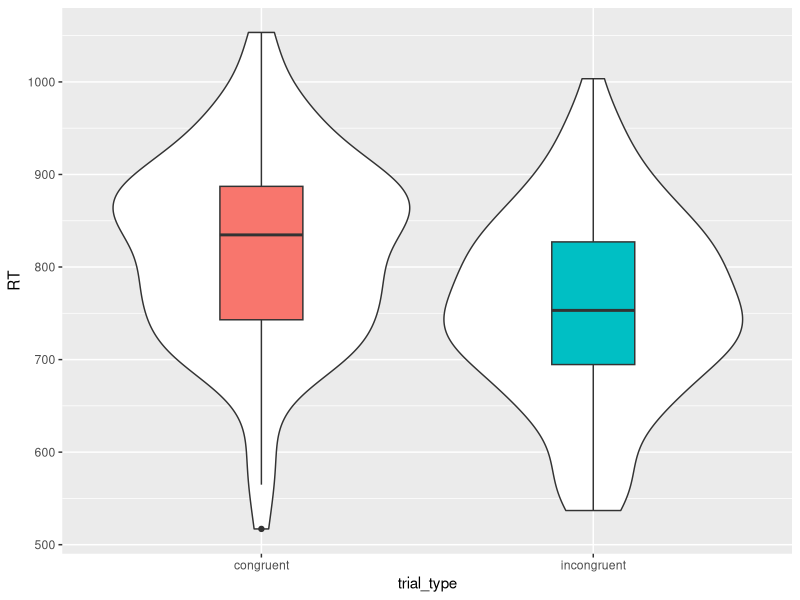
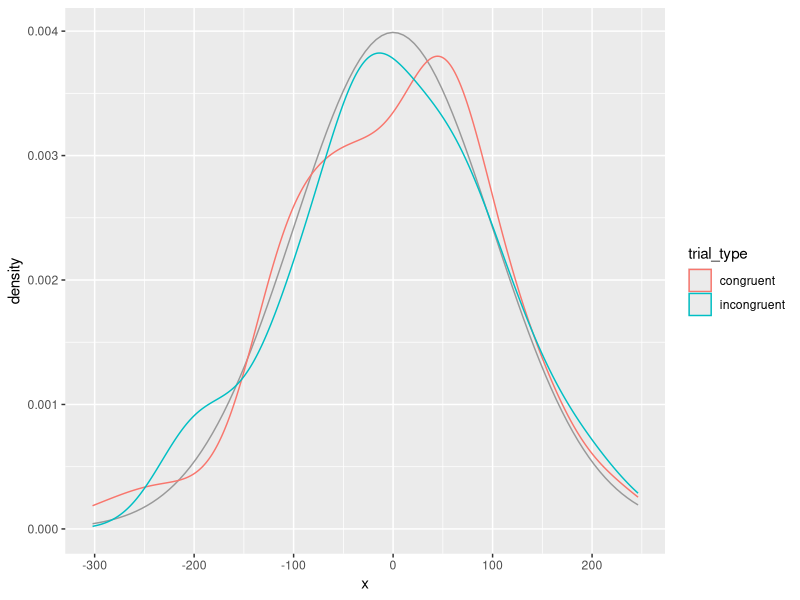
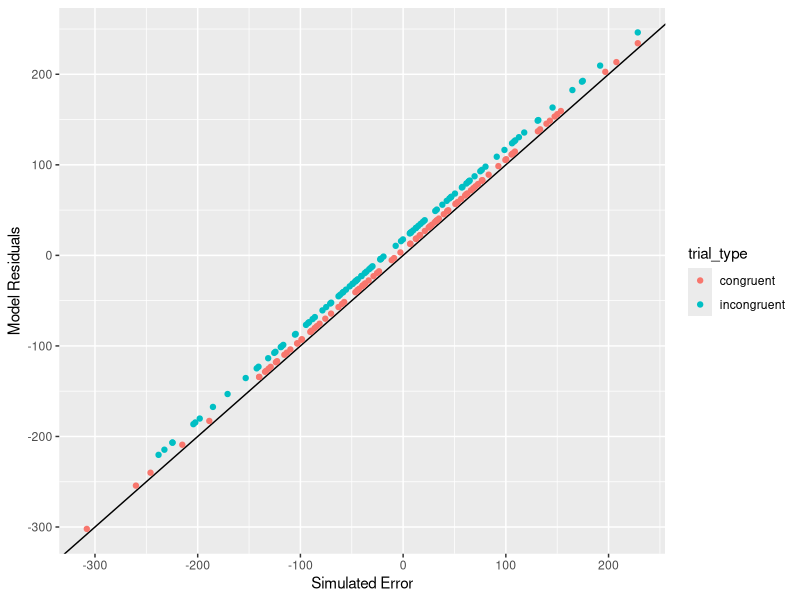
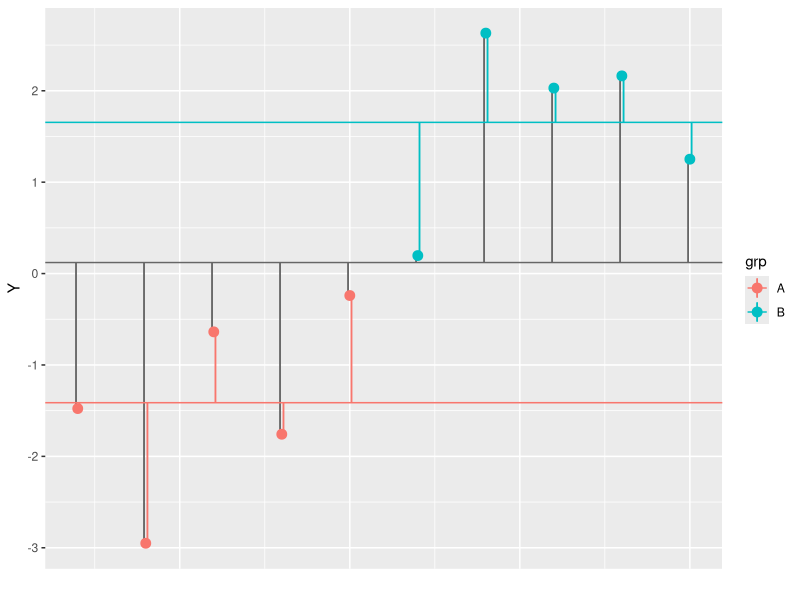

Write R code to recreate these figures, in order.
## ---- chunk 1
# libraries needed for these examples
library(tidyverse)
library(broom)
set.seed(30250) # makes sure random numbers are reproducible
## ---- chunk 2
n_per_grp <- 100
mu <- 800 # average RT
effect <- 50 # average difference between congruent and incongruent trials
error_sd <- 100 # standard deviation of the error term
trial_types <- c("congruent" = 0.5, "incongruent" = -0.5) # effect code
## ---- chunk 3
dat <- data.frame(
  trial_type = rep(names(trial_types), each = n_per_grp)
) %>%
  mutate(
    trial_type.e = recode(trial_type, !!!trial_types),
    error = rnorm(nrow(.), 0, error_sd),
    RT = mu + effect*trial_type.e + error
  )
## ---- chunk 4
ggplot(dat, aes(trial_type, RT)) + 
  geom_violin() +
  geom_boxplot(aes(fill = trial_type), 
               width = 0.25, show.legend = FALSE)
## ---- chunk 5
my_lm <- lm(RT ~ trial_type.e, data = dat)
summary(my_lm)
## ---- chunk 6
res <- residuals(my_lm)
ggplot(dat) + 
  stat_function(aes(0), color = "grey60",
                fun = dnorm, n = 101,
                args = list(mean = 0, sd = error_sd)) +
  geom_density(aes(res, color = trial_type))
  
## ---- chunk 7
ggplot(dat) +
  geom_abline(slope = 1) +
  geom_point(aes(error, res,color = trial_type)) +
  ylab("Model Residuals") +
  xlab("Simulated Error")
## ---- chunk 8
int_est <- my_lm$coefficients[["(Intercept)"]]
tt_est  <- my_lm$coefficients[["trial_type.e"]]
tt_code <- trial_types[["congruent"]]
new_congruent_RT <- int_est + tt_est * tt_code
new_congruent_RT
## ---- chunk 9
predict(my_lm, newdata = tibble(trial_type.e = 0.5))
## ---- chunk 10
dat <- dat %>% mutate(
  trial_type.sum = recode(trial_type, "congruent" = +1, "incongruent" = -1),
  trial_type.tr = recode(trial_type, "congruent" = 1, "incongruent" = 0)
)
## ---- chunk 11
tt_sum <- c("congruent"   = +1, 
            "incongruent" = -1)
tt_tr <- c("congruent"   = 1, 
           "incongruent" = 0)
dat <- dat %>% mutate(
  trial_type.sum = recode(trial_type, !!!tt_sum),
  trial_type.tr = recode(trial_type, !!!tt_tr)
)
## ---- chunk 12
lm(RT ~ trial_type.e, data = dat)$coefficients
## ---- chunk 13
lm(RT ~ trial_type.sum, data = dat)$coefficients
## ---- chunk 14
lm(RT ~ trial_type.tr, data = dat)$coefficients
## ---- chunk 15
t.test(RT ~ trial_type.e, data = dat, var.equal = TRUE)
## ---- chunk 16
my_aov <- aov(RT ~ trial_type.e, data = dat)
summary(my_aov, intercept = TRUE)
## ---- chunk 17
f <- broom::tidy(my_aov)$statistic[1]
sqrt(f)
## ---- chunk 18
two_sample <- function(n = 10, m1 = 0, m2 = 0, sd1 = 1, sd2 = 1) {
  s1 <- rnorm(n, m1, sd1)
  s2 <- rnorm(n, m2, sd2)
  
  data.frame(
    Y = c(s1, s2),
    grp = rep(c("A", "B"), each = n)
  )
}
## ---- chunk 19
dat <- two_sample(5, -2, +2, 1, 1)
## ---- chunk 20
group_by(dat, grp) %>% 
  mutate(Ymean = mean(Y)) %>%
  ungroup() %>%
  mutate(i = row_number()) %>%
  ggplot(aes(i, Y, color = grp)) +
    geom_hline(yintercept = mean(dat$Y), color = "grey40") +
    geom_linerange(aes(x = i-0.025, ymin = Y, ymax = mean(dat$Y)), color = "grey40") +
    geom_linerange(aes(x = i-0.025, ymin = mean(dat$Y), ymax = Y), color = "grey40") +
    geom_hline(aes(yintercept = Ymean, color = grp)) +
    geom_linerange(aes(x = i+0.025, ymin = Y, ymax = Ymean, group = i, color = grp)) +
    geom_linerange(aes(x = i+0.025, ymin = Ymean, ymax = Y, group = i, color = grp)) +
    geom_point(size = 3) +
    theme(axis.text.x = element_blank(),
          axis.ticks.x = element_blank()) +
  xlab("")
  
## ---- chunk 21
decomp <- dat %>% 
  select(Y, grp) %>%
  mutate(mu = mean(Y)) %>%     # calculate mu_hat
  group_by(grp) %>%
  mutate(a = mean(Y) - mu) %>% # calculate a_hat for each grp
  ungroup() %>%
  mutate(err = Y - mu - a)     # calculate residual error
## ---- chunk 22
SS <- decomp %>%
  summarise(mu = sum(mu*mu),
            a = sum(a*a),
            err = sum(err*err))
## ---- chunk 23
SS_Y <- sum(decomp$Y^2)
all.equal(SS_Y, SS$mu + SS$a + SS$err)
## ---- chunk 24
K <- n_distinct(dat$grp)
N <- nrow(dat)
df <- c(mu = 1, a = K - 1, err = N - K)
MS <- SS / df
## ---- chunk 25
F_mu <- MS$mu / MS$err
F_a  <- MS$a  / MS$err
p_mu <- pf(F_mu, df1 = df['mu'], df2 = df['err'], lower.tail = FALSE)
p_a  <- pf(F_a,  df1 = df['a'],  df2 = df['err'], lower.tail = FALSE)
## ---- chunk 26
my_calcs <- data.frame(
  term = c("Intercept", "grp", "Residuals"),
  Df = df,
  SS = c(SS$mu, SS$a, SS$err),
  MS = c(MS$mu, MS$a, MS$err),
  F = c(F_mu, F_a, NA),
  p = c(p_mu, p_a, NA)
)
## ---- chunk 27
aov(Y ~ grp, data = dat) %>% summary(intercept = TRUE)
